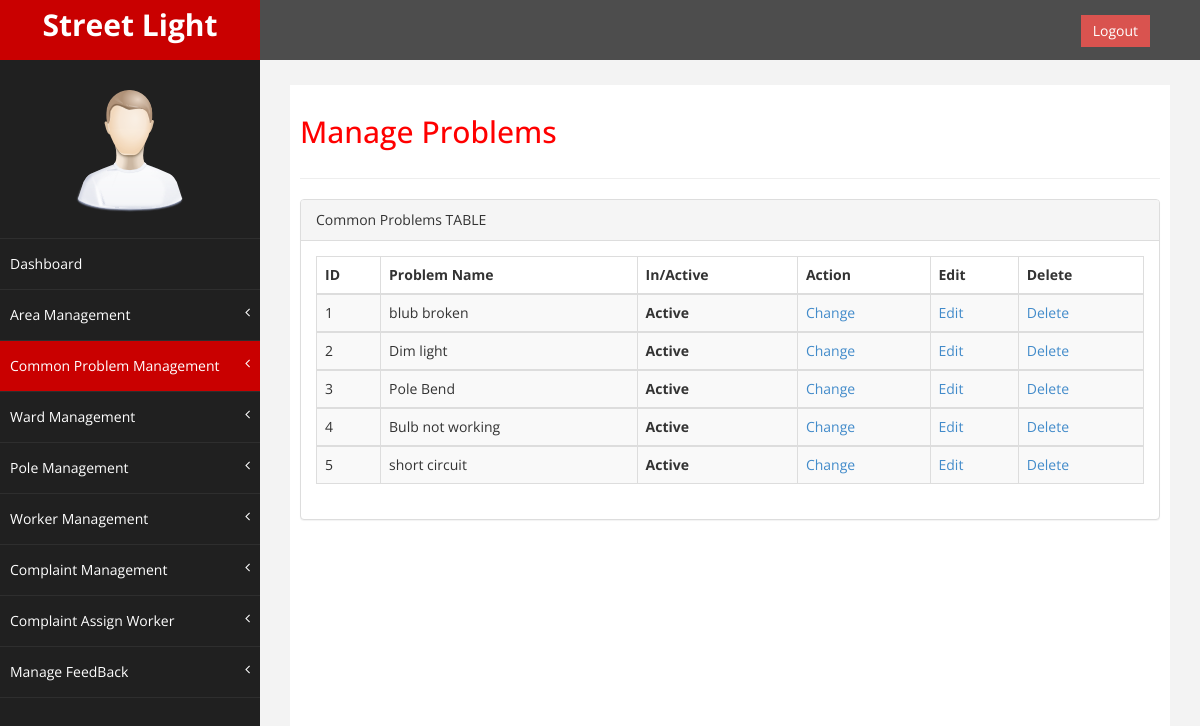
Screenshot of /admin/managecomplaint.php with the database file from the repository.
### tables this page shows
CREATE TABLE IF NOT EXISTS `common_problems` (
  `com_prob_id` int(11) NOT NULL AUTO_INCREMENT,
  `com_prob_name` varchar(20) NOT NULL,
  `is_active` int(11) NOT NULL,
  PRIMARY KEY (`com_prob_id`)
);

### admin/managecomplaint.php (the view, shortened to what this page needs)
<?php
require "common/header.php";
require 'dbconnect.php';
$qry = "SELECT com_prob_id, com_prob_name, is_active FROM common_problems WHERE is_active!=2";
$rs = mysqli_query($conn,$qry);
?>
    <div id="wrapper">
        <nav class="navbar navbar-default navbar-cls-top " role="navigation" style="margin-bottom: 0">
            <div class="navbar-header">
                <a class="navbar-brand" href="dashboard.php">Street Light</a>
            </div>
  <div style="color: white;
padding: 15px 50px 5px 50px;
float: right;
font-size: 16px;">  <a href="logout.php" class="btn btn-danger square-btn-adjust">Logout</a> </div>
        </nav>
          <?php
  require "common/navigation.php";
?>
        <div id="page-wrapper" >
            <div id="page-inner">
                <div class="row">
                    <div class="col-md-12">
                     <h2>Manage Problems</h2>
                    </div>
                </div>
                  <hr />
                  <div class="row">
                <div class="col-md-12">
                    <div class="panel panel-default">
                        <div class="panel-heading">
                             Common Problems TABLE
                        </div>
                        <div class="panel-body">
                            <div class="table-responsive">
                                <table class="table table-striped table-bordered table-hover" id="">
                                    <thead>
                                        <tr>
                                            <th>ID</th>
                                            <th>Problem Name</th>
                                            <th>In/Active</th>
                                            <th>Action</th>
                                            <th>Edit</th>
                                            <th>Delete</th>
                                        </tr>
                                 </thead>
                            <?php
                            if(mysqli_num_rows($rs) > 0)
                                {
                                    while($row = mysqli_fetch_assoc($rs))
                                    {
                            ?>
                                <tbody>
                                    <tr class="odd gradeX">
                                    <td><?php echo $row['com_prob_id']; ?></td>
                                    <td><?php echo $row['com_prob_name'];?></td>
                                    <th><?php if($row['is_active']==1){echo "Active";}else{echo "Blocked";} ?></th>
                                    <td><a href="actioncomplaint.php?com_prob_id=<?php echo $row['com_prob_id']; ?>&status=<?php echo $row['is_active']; ?>">Change</a></td>
                                    <td><a href="editcomplaint.php?com_prob_id=<?php echo $row['com_prob_id']; ?>">Edit</a></td>
                                    <td><a href="deletecomplaint.php?com_prob_id=<?php echo $row['com_prob_id']; ?>">Delete</a></td>
                                    </tr>
                            <?php   }
                                }
                                else
                                {
                                echo "0 Rows Returned!";
                                }
                            ?>
                                </tbody>
                                </table>
                            </div>
                        </div>
                    </div>
                </div>
            </div>
        </div>
    </div>
    <?php require "common/footer.php"; ?>

### admin/css/custom.css (style rules this page uses)
body { font-family: 'Open Sans', sans-serif; }
#wrapper { width: 100%; background:#202020; }
#page-wrapper { padding: 15px 15px; min-height: 600px; background:#F3F3F3; }
#page-inner { width:100%; margin:10px 20px 10px 0px; background-color:#fff!important; padding:10px; min-height:1200px; }
h2 { color: #f00; }
.square-btn-adjust { border: 0px solid transparent; -webkit-border-radius: 0px; -moz-border-radius: 0px; border-radius: 0px; }
.navbar-cls-top .navbar-brand { color: #fff; background: #C90000; width: 260px; text-align: center; height: 60px; font-size: 30px; font-weight: 700; }
.navbar-cls-top { background:#4D4D4D; border-bottom:none; }
.navbar-default { border:0px solid black; }
.navbar-header { background: #A70303; }
@media (min-width:768px) { #page-wrapper { margin: 0 0 0 260px; padding: 15px 30px; min-height: 1200px; } }
@media (min-width:768px) { .navbar { border-radius: 0px; } }

### rows the page displays
common_problems: com_prob_id "1", com_prob_name "blub broken", is_active "Active"
common_problems: com_prob_id "2", com_prob_name "Dim light", is_active "Active"
common_problems: com_prob_id "3", com_prob_name "Pole Bend", is_active "Active"
common_problems: com_prob_id "4", com_prob_name "Bulb not working", is_active "Active"
common_problems: com_prob_id "5", com_prob_name "short circuit", is_active "Active"
